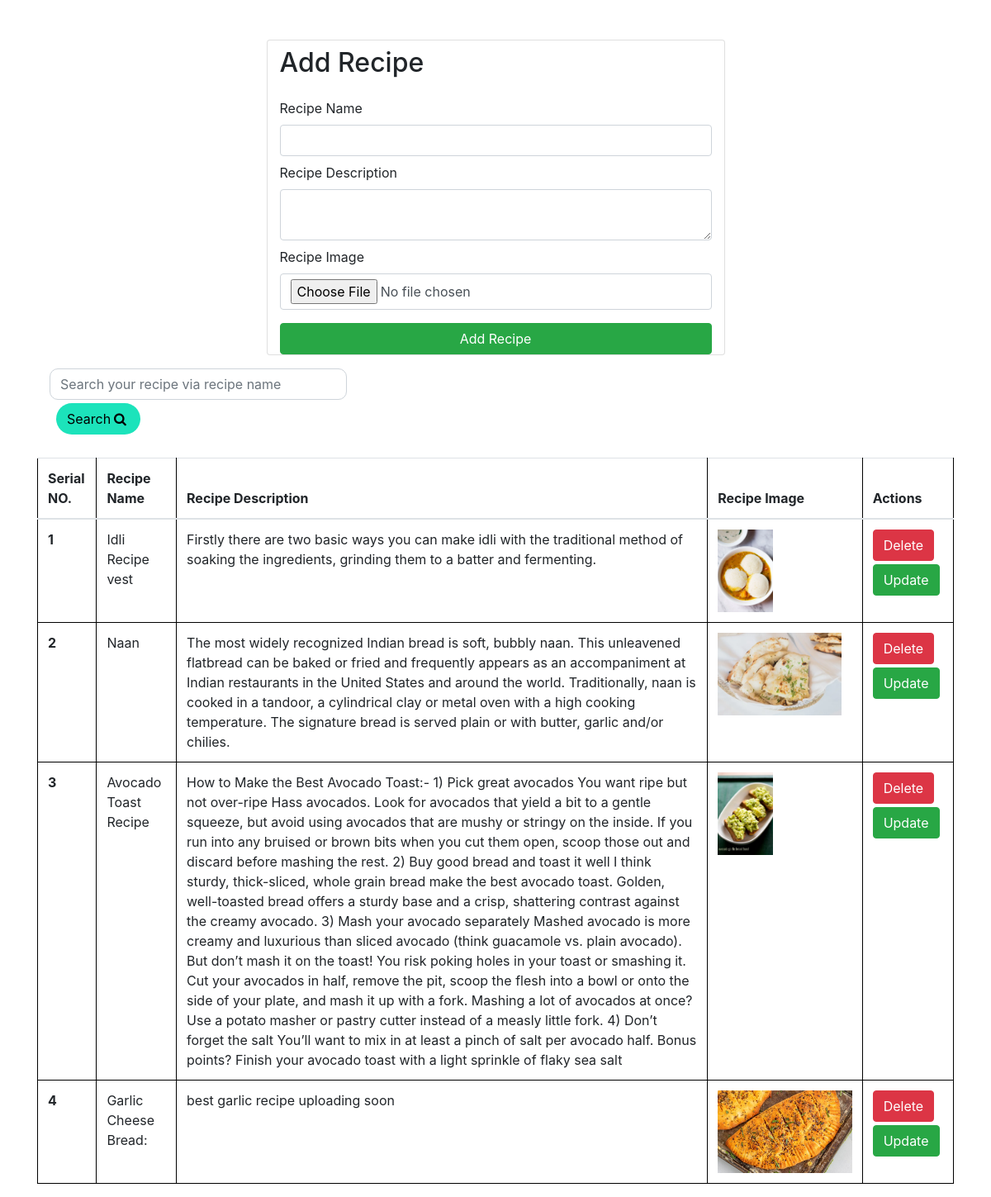
The page / on the database its author committed.
### recepie/models.py (models this page shows)
class Recipe(models.Model):
    recipe_name = models.CharField(max_length=20)
    recipe_description = models.TextField()
    recipe_image = models.FileField()

### testapp/views.py (the view, shortened to what this page needs)
# urls.py: path('', views.recepie),
def recepie(request):
    querySet = Recipe.objects.all()
    print("I m out of GET ")
    if request.GET.get('search_query'):
       querySet = querySet.filter(recipe_name__icontains = request.GET.get('search_query'))
    context = {'recipe' : querySet}
    return render(request,"recepie/index.html",context)

### recepie/templates/recepie/index.html (shortened to what this page needs)
<!DOCTYPE html>
<html lang="en">
<head>
    <link rel="stylesheet" href="https://cdn.jsdelivr.net/npm/bootstrap@4.0.0/dist/css/bootstrap.min.css">
    <link rel="stylesheet" href="https://cdnjs.cloudflare.com/ajax/libs/font-awesome/4.7.0/css/font-awesome.min.css">
  </head>
<body>
<div class ="container mt-5">
<form class="col-6  mx-auto card" method="post" enctype="multipart/form-data">
        <div class="my-2" ><h2>Add Recipe </h2></div>
        <div class="mt-2">
          <label for="recipe_names" class = "form-label">Recipe Name</label>
          <input name="recipe_name" type="text" class="form-control" >
        </div>
        <div class="mt-2">
          <label for="recipe_descriptions"  >Recipe Description</label>
          <textarea name="recipe_description" class="form-control" ></textarea>
        </div>
        <div class="mt-2 mb-2">
          <label for="recipe_images">Recipe Image</label>
          <input name="recipe_image" type="file" class="form-control" >
        </div>
        <button type="submit" class="btn btn-success mt-2">Add Recipe</button>
      </form>
<form >
  <div class="container" style="justify-content: center;" >
  <input type="text" name="search_query" placeholder="Search your recipe via recipe name" style="border-radius: 10px; " class="form-control col-4 mt-3" >
  <button class="btn mx-2 my-1" style="background-color: rgb(28, 227, 187); border-radius: 20px; ">Search<i class="fa fa-search mx-1 " aria-hidden="true"></i></button>
  </div>
</form>
            <table class="table mt-4 col-4">
        <thead >
          <tr>
            <th >Serial NO.</th>
            <th >Recipe Name </th>
            <th >Recipe Description</th>
            <th >Recipe Image </th>
            <th >Actions </th>
          </tr>
        </thead>
        <tbody>
          {%for i in recipe%}
          <tr>
            <th scope="row">{{forloop.counter}}</th>
            <td>{{i.recipe_name}}</td>
            <td>{{i.recipe_description}}</td>
            <td><img src="/media/{{i.recipe_image}}" style="height: 100px" ></td>
            <td >
              <a href="/delete/{{i.id}} " class="btn btn-danger">Delete</a>
              <a href ="update_recipe/{{i.id}}" class="btn btn-success mt-1">Update</a>
            </td>
          </tr>
          {%endfor%}
        </tbody>
      </table>
    </div>
</body>
</html>

### recepie/templates/recepie/index.html (style rules this page uses)
table,th, td, tbody,thead { border: 1px solid black; }

### rows shown on the page
Recipe: recipe_name "Idli Recipe vest", recipe_description "Firstly there are two basic ways you can make idli with the traditional method of soaking the ingredients, grinding them to a batter and fermenting.", recipe_image (picture)
Recipe: recipe_name "Naan", recipe_description "The most widely recognized Indian bread is soft, bubbly naan. This unleavened flatbread can be baked or fried and frequently appears as an accompaniment at Indian restaurants in the United States and around the world. Traditionally, naan is cooked in a tandoor, a cylindrical clay or metal oven with a high cooking temperature. The signature bread is served plain or with butter, garlic and/or chilies.", recipe_image (picture)
Recipe: recipe_name "Avocado Toast Recipe", recipe_description "How to Make the Best Avocado Toast:- 1) Pick great avocados You want ripe but not over-ripe Hass avocados. Look for avocados that yield a bit to a gentle squeeze, but avoid using avocados that are mushy or stringy on the inside. If you run into any bruised or brown bits when you cut them open, scoop those out and discard before mashing the rest. 2) Buy good bread and toast it well I think sturdy, thick-sliced, whole grain bread make the best avocado toast. Golden, well-toasted bread offers a sturdy base and a crisp, shattering contrast against the creamy avocado. 3) Mash your avocado separately Mashed avocado is more creamy and luxurious than sliced avocado (think guacamole vs. plain…", recipe_image (picture)
Recipe: recipe_name "Garlic Cheese Bread:", recipe_description "best garlic recipe uploading soon", recipe_image (picture)
